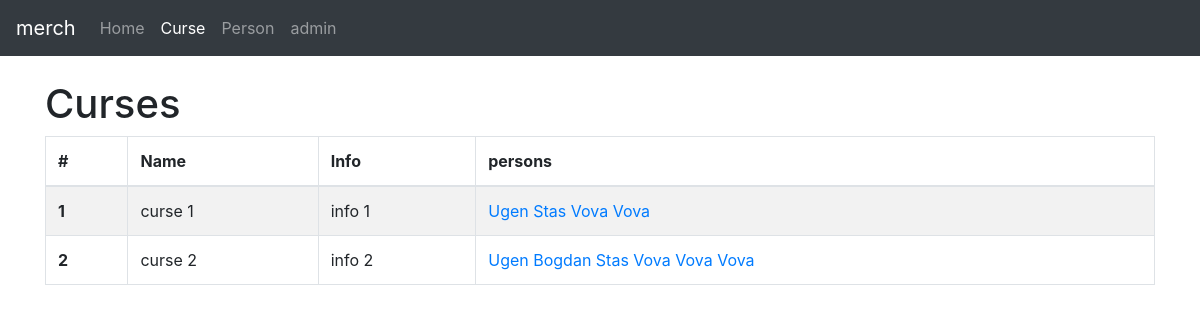
Page /curse/ on the earlier database version.
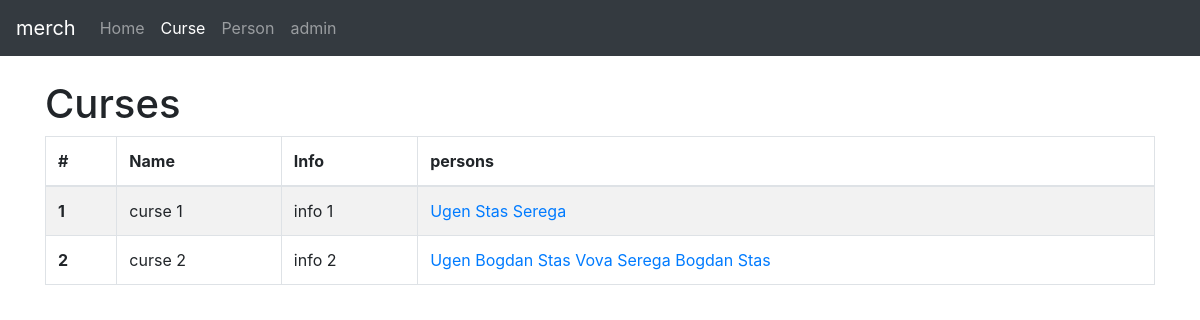
Same page on the later database version.
### person/models.py (models this page shows, shortened)
class Curse(models.Model):
	name = models.CharField(max_length=255)
	info = models.TextField()

class Person(models.Model):
	name = models.CharField(max_length=255)
	surname = models.CharField(max_length=255)
	date_of_birth = models.DateField()
	email = models.EmailField()
	phone = models.CharField(max_length=255, blank=True)
	curse = models.ManyToManyField(Curse, blank=True)

### person/views.py (the view)
# urls.py: url(r'^curse/$', CurseList.as_view()),
class CurseList(ListView):
	model = Curse
	template_name = 'curse/curse_list.html'

### templates/curse/curse_list.html (shortened to what this page needs)
{%extends "baselist.html" %}
{% block curse %} active {% endblock %}
{% block nameList %}Curses{%endblock %}
{% block list %}
<thead>
  <tr>
    <th> # </th>
    <th> Name </th>
    <th> Info</th>
    <th> persons</th>
  </tr>
</thead>
<tbody>
  {%for curse in object_list %}
  <tr>
    <th scope="row">{{ curse.id }} </th>
    <td>{{ curse.name }} </td>
    <td>{{ curse.info }}</td>
    <td>
      {%for person in curse.person_set.all %}
      <a href="/person/{{person.id}}/">{{ person.name }} </a>
      {%endfor%}
    </td>
  </tr>
  {%endfor%}
</tbody>
{% endblock list %}

Differences in the rows shown:
removed Person: name "Vova"
removed Person: name "Vova"
added Person: name "Serega"
added Person: name "Bogdan", shown under Curse "curse 2"
added Person: name "Stas", shown under Curse "curse 2"
